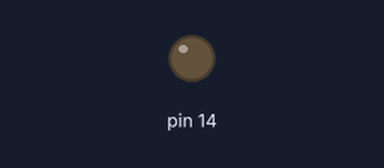
A sketch run on a simulated Arduino Uno, built with avr-gcc and run on an emulated ATmega328P. Parts: output pins drawn as LEDs (lit = HIGH). What the sketch prints to the serial monitor is not drawn.

Above: at 0.05 s.
At 5.75 s:
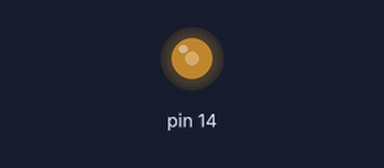
At 11.55 s:
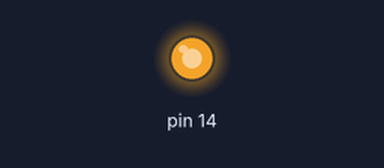
At 23.15 s:
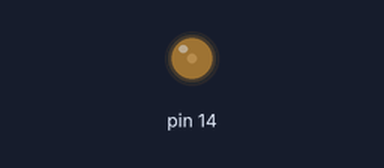
Timing chart, 0 to 33.2 s (numbered marks = the images above):
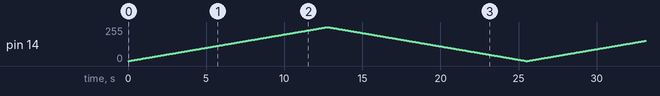

The sketch:

Brillo.ino
```cpp
/*
 *  Programa de ejemplo para utilizar el módulo dimmer con cruce con cero, con Wemos y Fuente integradas.
 *  Requiere instalar la biblioteca:
 *
 *  https://github.com/fabianoriccardi/dimmable-light
 *
 *  Más info:
 *  https://github.com/lu4ult/dimmer-modulo-desarrollo
 *
*/

#include <dimmable_light.h>
#define ZC_PIN 12 //D6   //No modificar estos pines.
#define AC_LOAD 14 //D5
DimmableLight light(AC_LOAD);

int espera = 50;

void setup() {
  Serial.begin(115200);

  DimmableLight::setSyncPin(ZC_PIN);
  DimmableLight::begin();

  Serial.println("\nHola!");
}

void loop() {
  if(Serial.available()) {
    delay(10);
    int valor = Serial.parseInt();
    light.setBrightness(valor);
  }

  for(int i=0;i<255;i++){
    light.setBrightness(i);
    delay(espera);
  }

  for(int i=255;i>0;i--){
    light.setBrightness(i);
    delay(espera);
  }
}
```
